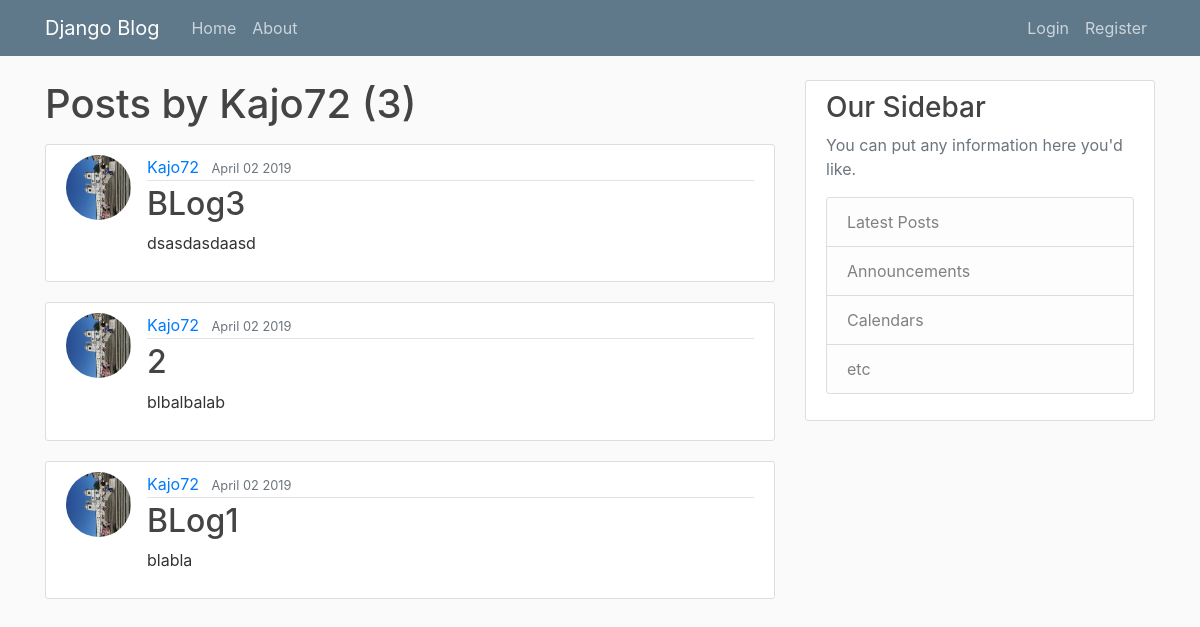
Page /user/Kajo72 on the earlier database version.
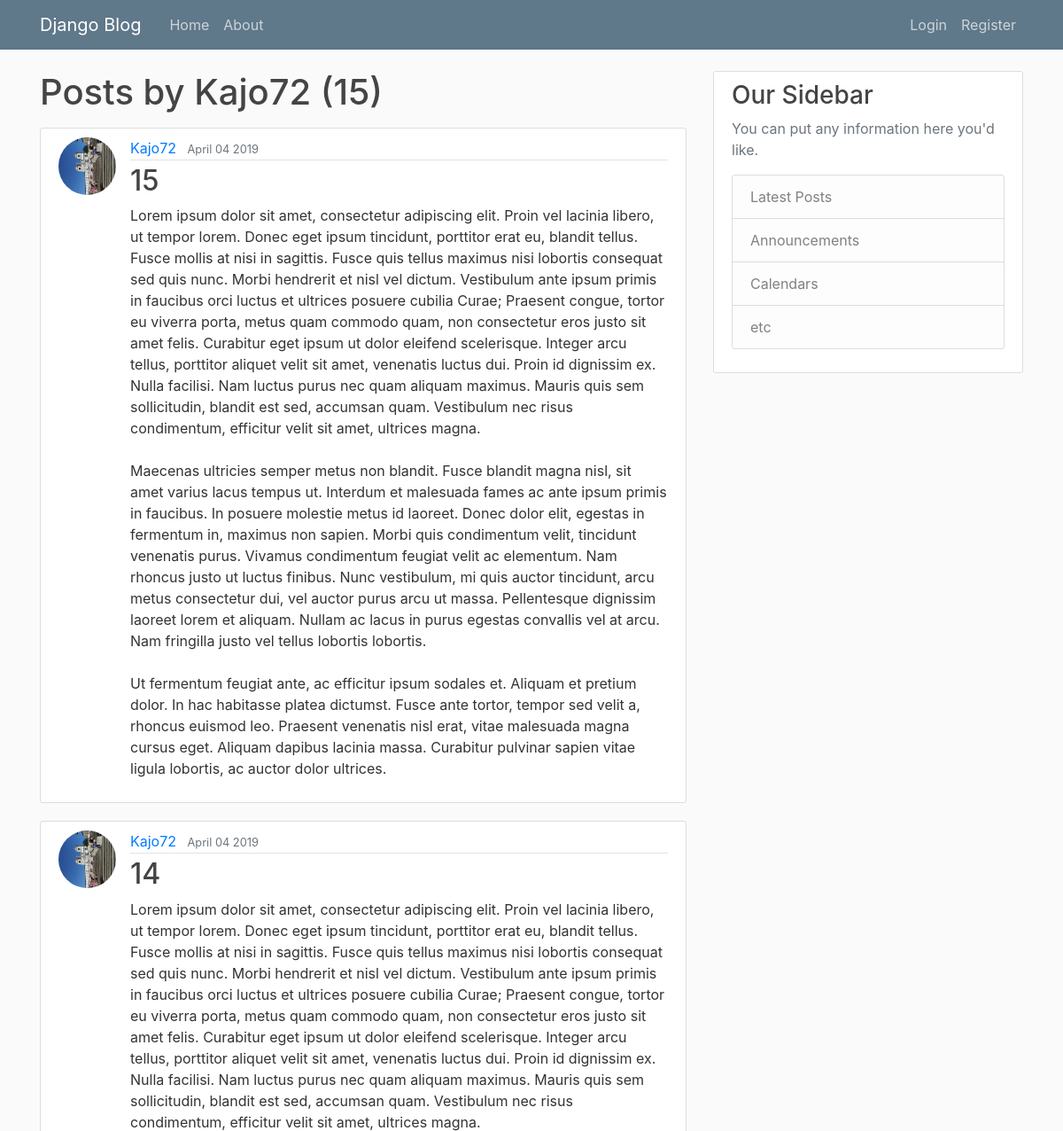
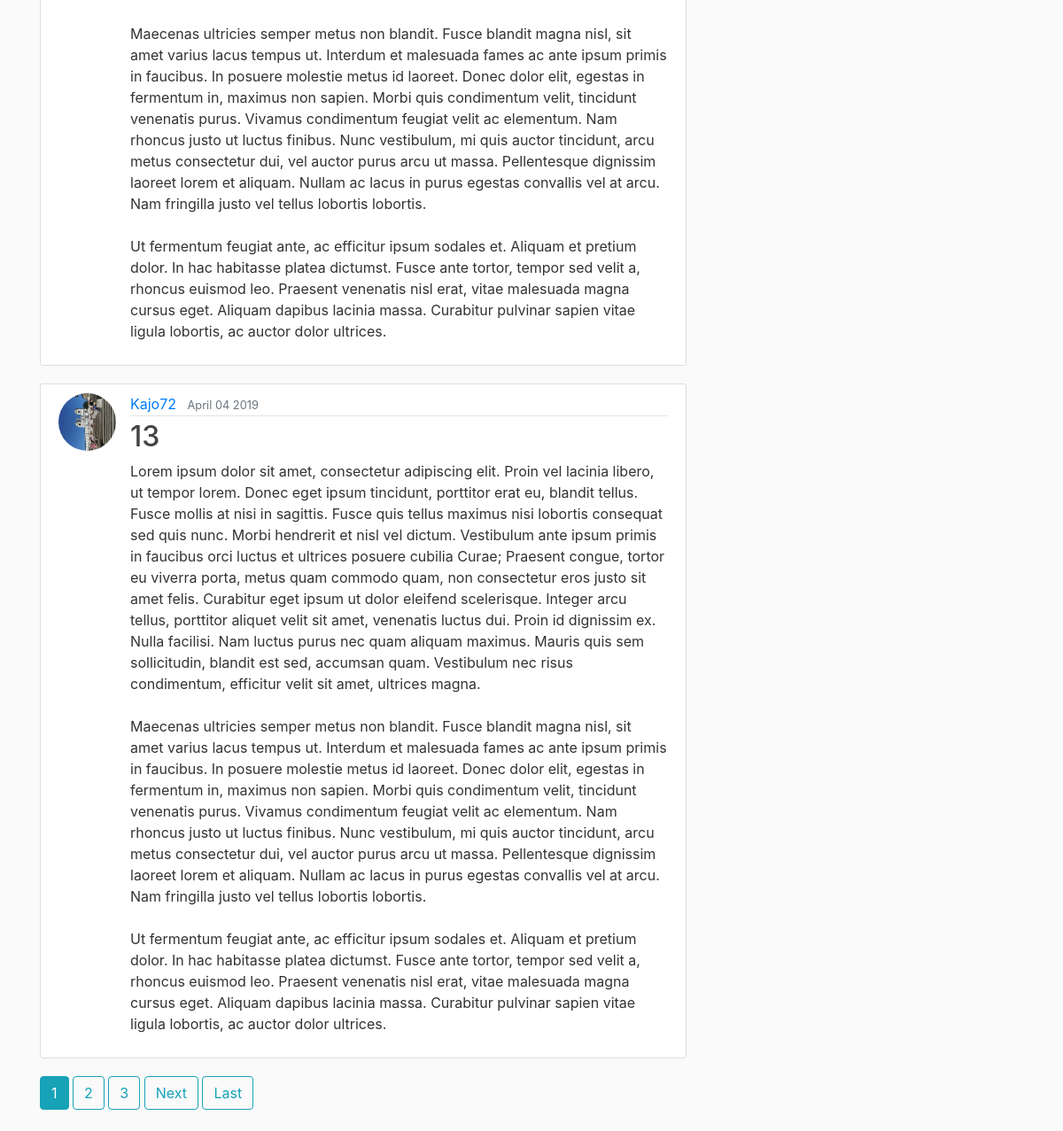
Same page on the later database version (2 pictures, top to bottom).
### blog/models.py (models this page shows, shortened)
class Post(models.Model):
    title = models.CharField(max_length=100)
    content = models.TextField()
    date_posted = models.DateTimeField(default=timezone.now)
    author = models.ForeignKey(User, on_delete=models.CASCADE)

### users/models.py (models this page shows, shortened)
class Profile(models.Model):
    user = models.OneToOneField(User, on_delete=models.CASCADE)
    image = models.ImageField(default='default.jpg', upload_to='profile_pics')

### blog/views.py (the view)
# urls.py: path('user/<username>', UserPostListView.as_view(), name='user-posts'),
class UserPostListView(ListView):
    model = Post
    template_name = 'blog/user_posts.html'
    context_object_name = 'posts'
    paginate_by = 3
    def get_queryset(self):
        user = get_object_or_404(User, username=self.kwargs.get('username'))
        return Post.objects.filter(author=user).order_by('-date_posted')

### blog/templates/blog/user_posts.html (shortened to what this page needs)
{% extends 'blog/base.html' %} {% block content %}
<h1 class="mb-3">Posts by {{ view.kwargs.username }} ({{ page_obj.paginator.count }})</h1>
{% for post in posts %}
    <article class="media content-section">
        <img class="rounded-circle article-img" src="{{ post.author.profile.image.url }}">
        <div class="media-body">
            <div class="article-metadata">
                <a class="mr-2" href="{% url 'user-posts' post.author.username %}">{{ post.author }}</a>
                <small class="text-muted">{{ post.date_posted|date:'F d Y' }}</small>
            </div>
            <h2>
                <a class="article-title" href="{% url 'post-detail' post.id %}">{{ post.title }}</a>
            </h2>
            <p class="article-content">{{ post.content }}</p>
        </div>
    </article>
{% endfor %}
{% if is_paginated %}
        {% for num in page_obj.paginator.page_range %}
        {% if page_obj.number == num %}
            <a class="btn btn-info mb-4" href="?page={{ num }}">{{ num }}</a>
        {% elif num > page_obj.number|add:'-3' and num < page_obj.number|add:'3' %}
            <a class="btn btn-outline-info mb-4" href="?page={{ num }}">{{ num }}</a>
        {% endif %}
    {% endfor %}
    {% if page_obj.has_next %}
        <a class="btn btn-outline-info mb-4" href="?page={{ page_obj.next_page_number }}">Next</a>
        <a class="btn btn-outline-info mb-4" href="?page={{ page_obj.paginator.num_pages }}">Last</a>
    {% endif %}
{% endif %}
{% endblock content %}

Differences in the rows shown:
removed Post: author.profile.image (picture), author "Kajo72", date_posted "April 02 2019", title "BLog3", content "dsasdasdaasd"
removed Post: author.profile.image (picture), author "Kajo72", date_posted "April 02 2019", title "2", content "blbalbalab"
removed Post: author.profile.image (picture), author "Kajo72", date_posted "April 02 2019", title "BLog1", content "blabla"
added Post: author.profile.image (picture), author "Kajo72", date_posted "April 04 2019", title "15", content "Lorem ipsum dolor sit amet, consectetur adipiscing elit. Proin vel lacinia libero, ut tempor lorem. Donec eget ipsum tincidunt, porttitor erat eu, blandit tellus. Fusce mollis at nisi in sagittis. Fusce quis tellus maximus nisi lobortis consequat sed quis nunc. Morbi hendrerit et nisl vel dictum. Vestibulum ante ipsum primis in faucibus orci luctus et ultrices posuere cubilia Curae; Praesent congue, tortor eu viverra porta, metus quam commodo quam, non consectetur eros justo sit amet felis. Curabitur eget ipsum ut dolor eleifend scelerisque. Integer arcu tellus, porttitor aliquet velit sit amet, venenatis luctus dui. Proin id dignissim ex. Nulla facilisi. Nam luctus purus nec quam aliquam…"
added Post: author.profile.image (picture), author "Kajo72", date_posted "April 04 2019", title "14", content "Lorem ipsum dolor sit amet, consectetur adipiscing elit. Proin vel lacinia libero, ut tempor lorem. Donec eget ipsum tincidunt, porttitor erat eu, blandit tellus. Fusce mollis at nisi in sagittis. Fusce quis tellus maximus nisi lobortis consequat sed quis nunc. Morbi hendrerit et nisl vel dictum. Vestibulum ante ipsum primis in faucibus orci luctus et ultrices posuere cubilia Curae; Praesent congue, tortor eu viverra porta, metus quam commodo quam, non consectetur eros justo sit amet felis. Curabitur eget ipsum ut dolor eleifend scelerisque. Integer arcu tellus, porttitor aliquet velit sit amet, venenatis luctus dui. Proin id dignissim ex. Nulla facilisi. Nam luctus purus nec quam aliquam…"
added Post: author.profile.image (picture), author "Kajo72", date_posted "April 04 2019", title "13", content "Lorem ipsum dolor sit amet, consectetur adipiscing elit. Proin vel lacinia libero, ut tempor lorem. Donec eget ipsum tincidunt, porttitor erat eu, blandit tellus. Fusce mollis at nisi in sagittis. Fusce quis tellus maximus nisi lobortis consequat sed quis nunc. Morbi hendrerit et nisl vel dictum. Vestibulum ante ipsum primis in faucibus orci luctus et ultrices posuere cubilia Curae; Praesent congue, tortor eu viverra porta, metus quam commodo quam, non consectetur eros justo sit amet felis. Curabitur eget ipsum ut dolor eleifend scelerisque. Integer arcu tellus, porttitor aliquet velit sit amet, venenatis luctus dui. Proin id dignissim ex. Nulla facilisi. Nam luctus purus nec quam aliquam…"
Other differences:
{{ page_obj.paginator.count }}: "3" → "15"
new list line: "1"
new list line: "2"
new list line: "3"
text now shown: "Next Last"
